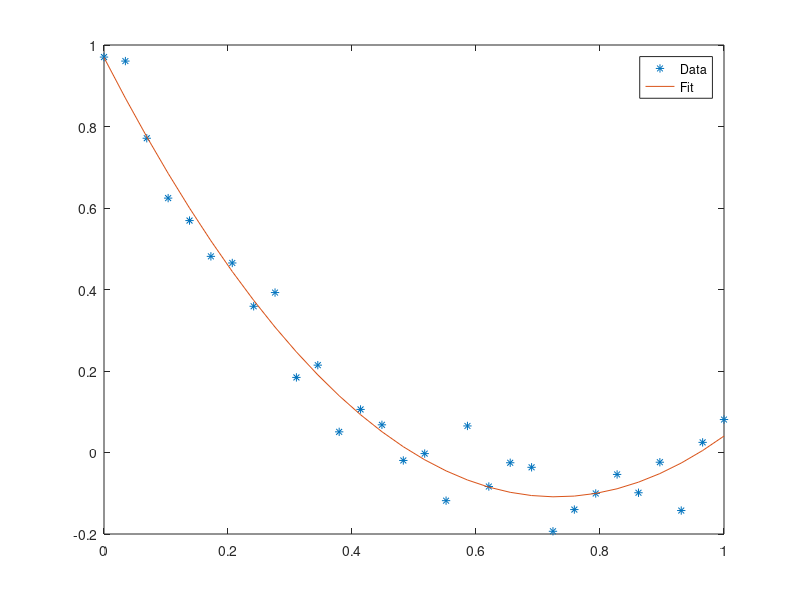

MATLAB code to generate this figure:
rand("seed", 314);
x = linspace(0, 1, 30).';
y = 2*x.^2 - 3*x + 1 + 0.05*randn(size(x));

A = zeros(size(x, 1), size(x, 2)+2);

for i = 1:3
    A(:, i) = x.^(3-i);
end

params = (A.'*A)\A.'*y;
fit = polyval(params, x);

figure;
xlabel("Data Index");
ylabel("Data Value");
plot(x, y, "*");
hold on;
plot(x, fit);
legend("Data", "Fit");